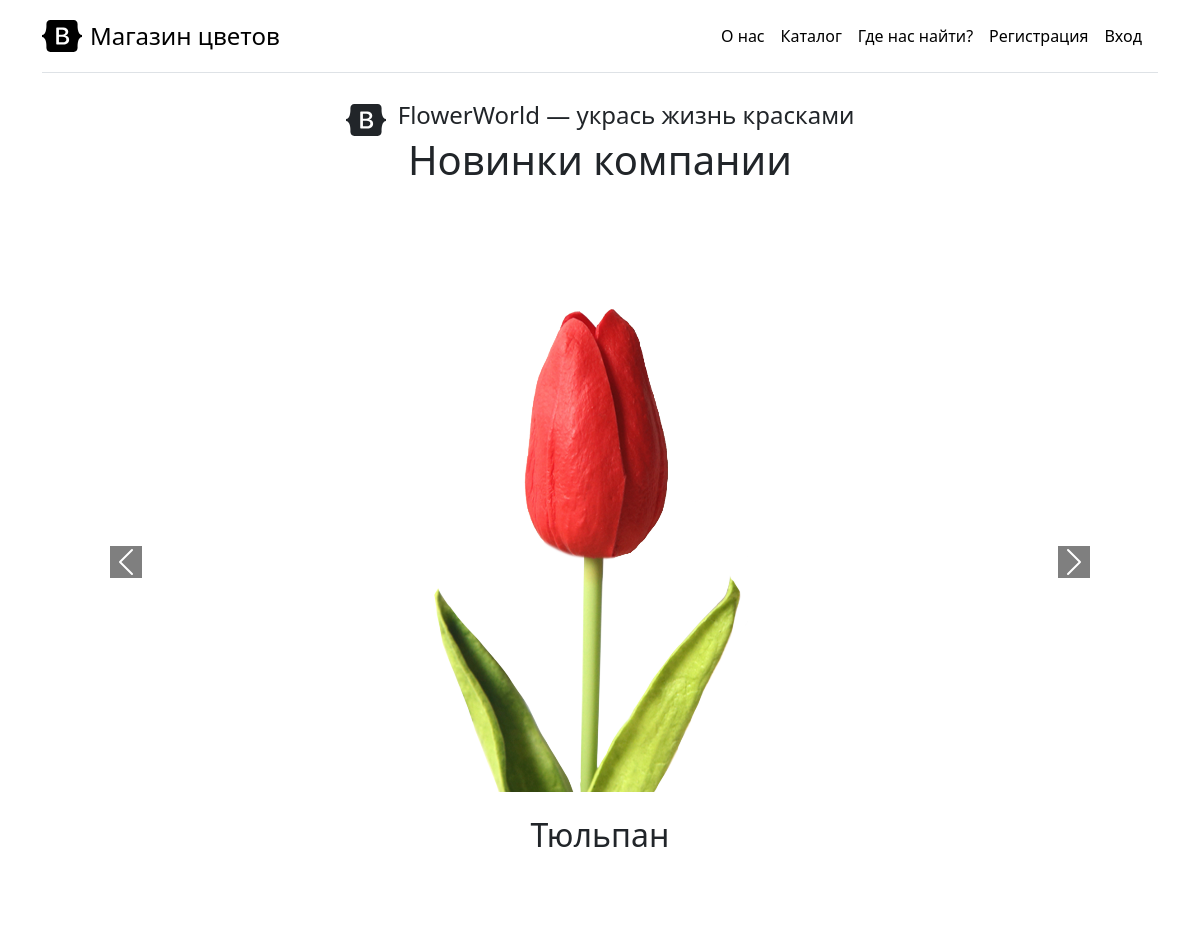
The page /about/ on the database its author committed.
### flowershop/models.py (models this page shows, shortened)
class Product(models.Model):
    name = models.CharField(max_length=80)
    price = models.PositiveIntegerField()
    image = models.ImageField(upload_to='products')  # Создаст папку products внутри папки media
    date = models.DateTimeField()
    counts = models.PositiveIntegerField()
    color = models.CharField(max_length=60)
    category = models.ForeignKey(Category, on_delete=models.CASCADE)
    country = models.ForeignKey(Country, on_delete=models.CASCADE)

### general/views.py (the view)
# urls.py: path('about/', views.about),
def about(request):
    new_products = Product.objects.order_by('-date')[:5]  # Получаем первые пять новинок
    return render(request, 'about.html', {'new_products': new_products})

### general/templates/about.html (shortened to what this page needs)
{% load static %}
<!doctype html>
<html lang="en" data-bs-theme="auto">
<head>
    <link href="https://cdn.jsdelivr.net/npm/bootstrap@5.3.2/dist/css/bootstrap.min.css" rel="stylesheet"
>
</head>
<body>
<div class="container py-3">
    {% include 'header.html' %}
    <main class="text-center">
        <span class="fs-4">FlowerWorld — укрась жизнь красками</span>
        <h1 class="mb-2">Новинки компании</h1>
        <div id="myCarousel" class="carousel slide mb-6" data-bs-ride="carousel">
            <div class="carousel-inner" style="height: 740px">
                {% for product in new_products %}
                    <div class="carousel-item {% if forloop.first %}active{% endif %}">
                        <img src="{{ product.image.url }}" alt="Product Image" style="max-width: 400px; height: 600px;margin-bottom: 24px">
                        <h2>{{ product.name }}</h2>
                    </div>
                {% endfor %}
            </div>
            <button class="carousel-control-prev" type="button" data-bs-target="#myCarousel" data-bs-slide="prev">
                <span class="carousel-control-prev-icon" aria-hidden="true" style="background-color: black"></span>
            </button>
            <button class="carousel-control-next" type="button" data-bs-target="#myCarousel" data-bs-slide="next">
                <span class="carousel-control-next-icon" aria-hidden="true" style="background-color: black"></span>
            </button>
        </div>
    </main>
</div>
</body>
</html>

### rows shown on the page
Product: image (picture), name "Тюльпан"
